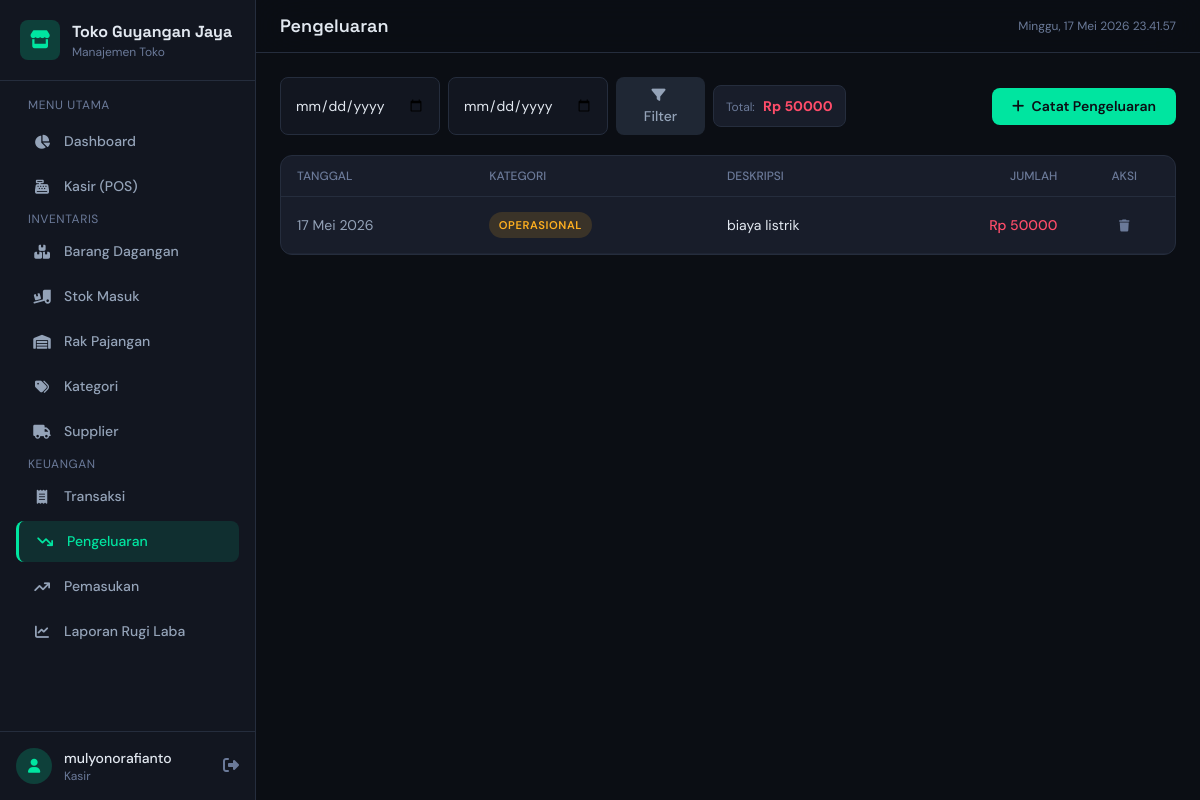
The app's page /expenses/ (signed in) with its own data.
### store/models.py (models this page shows, shortened)
class Expense(models.Model):
    CATEGORY_CHOICES = [
        ('operasional', 'Operasional'),
        ('gaji', 'Gaji Karyawan'),
        ('sewa', 'Sewa Tempat'),
        ('listrik', 'Listrik & Air'),
        ('transport', 'Transportasi'),
        ('perawatan', 'Perawatan'),
        ('lainnya', 'Lainnya'),
    ]
    date = models.DateField('Tanggal')
    category = models.CharField('Kategori', max_length=50, choices=CATEGORY_CHOICES, default='operasional')
    description = models.CharField('Deskripsi', max_length=300)
    amount = models.DecimalField('Jumlah', max_digits=15, decimal_places=2)
    created_by = models.ForeignKey(User, on_delete=models.SET_NULL, null=True)
    created_at = models.DateTimeField(auto_now_add=True)
    class Meta:
        verbose_name = 'Pengeluaran'
        verbose_name_plural = 'Pengeluaran'
        ordering = ['-date']

### store/views.py (the view)
# urls.py: path('expenses/', views.expense_list, name='expense_list'),
@login_required
def expense_list(request):
    expenses = Expense.objects.all()
    date_from = request.GET.get('date_from')
    date_to = request.GET.get('date_to')
    if date_from:
        expenses = expenses.filter(date__gte=date_from)
    if date_to:
        expenses = expenses.filter(date__lte=date_to)
    total = expenses.aggregate(total=Coalesce(Sum('amount'), 0, output_field=DecimalField()))['total']
    return render(request, 'store/expense_list.html', {'expenses': expenses, 'total': total})

### store/templates/store/expense_list.html (shortened to what this page needs)
{% extends 'store/base.html' %}
{% block nav_expenses %}active{% endblock %}
{% block page_title %}Pengeluaran{% endblock %}
{% block content %}
<div class="flex flex-col sm:flex-row gap-3 mb-5 items-start sm:items-center justify-between">
    <div class="flex flex-wrap gap-2 items-center">
        <form method="get" class="flex gap-2">
            <input type="date" name="date_from" class="form-input max-w-[160px]" value="{{ request.GET.date_from|default:'' }}">
            <input type="date" name="date_to" class="form-input max-w-[160px]" value="{{ request.GET.date_to|default:'' }}">
            <button type="submit" class="btn-secondary"><i class="fas fa-filter mr-1"></i> Filter</button>
        </form>
        <div class="bg-card border border-border rounded-lg px-3 py-2">
            <span class="text-xs text-muted">Total:</span>
            <span class="text-sm font-bold text-danger ml-1">Rp {{ total|floatformat:0 }}</span>
        </div>
    </div>
    <a href="{% url 'store:expense_create' %}" class="btn-primary whitespace-nowrap"><i class="fas fa-plus mr-1"></i> Catat Pengeluaran</a>
</div>
<div class="bg-card border border-border rounded-xl overflow-hidden">
    <div class="overflow-x-auto">
        <table class="w-full text-sm">
            <thead>
                <tr class="border-b border-border text-left">
                    <th class="px-4 py-3 text-muted font-medium text-xs uppercase">Tanggal</th>
                    <th class="px-4 py-3 text-muted font-medium text-xs uppercase">Kategori</th>
                    <th class="px-4 py-3 text-muted font-medium text-xs uppercase">Deskripsi</th>
                    <th class="px-4 py-3 text-muted font-medium text-xs uppercase text-right">Jumlah</th>
                    <th class="px-4 py-3 text-muted font-medium text-xs uppercase text-center">Aksi</th>
                </tr>
            </thead>
            <tbody>
                {% for expense in expenses %}
                <tr class="table-row border-b border-border/50">
                    <td class="px-4 py-3 text-fgDim">{{ expense.date|date:"d M Y" }}</td>
                    <td class="px-4 py-3"><span class="badge badge-warning">{{ expense.get_category_display }}</span></td>
                    <td class="px-4 py-3 text-fg">{{ expense.description }}</td>
                    <td class="px-4 py-3 text-right text-danger font-medium">Rp {{ expense.amount|floatformat:0 }}</td>
                    <td class="px-4 py-3 text-center">
                        <form method="post" action="{% url 'store:expense_delete' expense.pk %}" onsubmit="return confirm('Hapus pengeluaran ini?')">
                            <button type="submit" class="p-1.5 rounded hover:bg-danger/10 text-muted hover:text-danger">
                                <i class="fas fa-trash text-xs"></i>
                            </button>
                        </form>
                    </td>
                </tr>
                {% empty %}
                <tr>
                    <td colspan="5" class="px-4 py-12 text-center text-muted">
                        <i class="fas fa-arrow-trend-down text-3xl mb-3 block"></i>Belum ada data pengeluaran
                    </td>
                </tr>
                {% endfor %}
            </tbody>
        </table>
    </div>
</div>
{% endblock %}

### store/templates/store/base.html (shortened to what this page needs)
{% load static %}
<!DOCTYPE html>
<html lang="id">
<head>
    <script src="https://cdn.tailwindcss.com"></script>
    <link rel="stylesheet" href="https://cdnjs.cloudflare.com/ajax/libs/font-awesome/6.5.0/css/all.min.css">
</head>
<body class="min-h-screen">
    <aside class="sidebar fixed left-0 top-0 h-full w-64 bg-surface border-r border-border flex flex-col z-50 lg:translate-x-0" id="sidebar">
        <div class="p-5 border-b border-border">
            <div class="flex items-center gap-3">
                <div class="w-10 h-10 rounded-lg bg-accent/20 flex items-center justify-center">
                    <i class="fas fa-store text-accent text-lg"></i>
                </div>
                <div>
                    <h1 class="text-base font-display font-bold text-fg">Toko Guyangan Jaya</h1>
                    <p class="text-xs text-muted">Manajemen Toko</p>
                </div>
            </div>
        </div>
        <nav class="flex-1 overflow-y-auto p-4 space-y-1">
            <p class="text-xs text-muted uppercase tracking-wider mb-2 px-3">Menu Utama</p>
            <a href="{% url 'store:dashboard' %}" class="sidebar-link {% block nav_dashboard %}{% endblock %}">
                <i class="fas fa-chart-pie"></i> Dashboard
            </a>
            <a href="{% url 'store:pos' %}" class="sidebar-link {% block nav_pos %}{% endblock %}">
                <i class="fas fa-cash-register"></i> Kasir (POS)
            </a>
            <p class="text-xs text-muted uppercase tracking-wider mt-5 mb-2 px-3">Inventaris</p>
            <a href="{% url 'store:product_list' %}" class="sidebar-link {% block nav_products %}{% endblock %}">
                <i class="fas fa-boxes-stacked"></i> Barang Dagangan
            </a>
            <a href="{% url 'store:stockin_list' %}" class="sidebar-link {% block nav_stockin %}{% endblock %}">
                <i class="fas fa-truck-ramp-box"></i> Stok Masuk
            </a>
            <a href="{% url 'store:shelf_list' %}" class="sidebar-link {% block nav_shelves %}{% endblock %}">
                <i class="fas fa-warehouse"></i> Rak Pajangan
            </a>
            <a href="{% url 'store:category_list' %}" class="sidebar-link {% block nav_categories %}{% endblock %}">
                <i class="fas fa-tags"></i> Kategori
            </a>
            <a href="{% url 'store:supplier_list' %}" class="sidebar-link {% block nav_suppliers %}{% endblock %}">
                <i class="fas fa-truck"></i> Supplier
            </a>
            <p class="text-xs text-muted uppercase tracking-wider mt-5 mb-2 px-3">Keuangan</p>
            <a href="{% url 'store:transaction_list' %}" class="sidebar-link {% block nav_transactions %}{% endblock %}">
                <i class="fas fa-receipt"></i> Transaksi
            </a>
            <a href="{% url 'store:expense_list' %}" class="sidebar-link {% block nav_expenses %}{% endblock %}">
                <i class="fas fa-arrow-trend-down"></i> Pengeluaran
            </a>
            <a href="{% url 'store:income_list' %}" class="sidebar-link {% block nav_incomes %}{% endblock %}">
                <i class="fas fa-arrow-trend-up"></i> Pemasukan
            </a>
            <a href="{% url 'store:report' %}" class="sidebar-link {% block nav_reports %}{% endblock %}">
                <i class="fas fa-chart-line"></i> Laporan Rugi Laba
            </a>
        </nav>
        <div class="p-4 border-t border-border">
            <div class="flex items-center gap-3">
                <div class="w-9 h-9 rounded-full bg-accent/20 flex items-center justify-center">
                    <i class="fas fa-user text-accent text-sm"></i>
                </div>
                <div class="flex-1 min-w-0">
                    <p class="text-sm font-medium text-fg truncate">{{ request.user.username }}</p>
                    <p class="text-xs text-muted">Kasir</p>
                </div>
                <form method="post" action="{% url 'logout' %}" class="inline">
                    <button type="submit" class="text-muted hover:text-danger transition-colors cursor-pointer" title="Keluar">
                        <i class="fas fa-right-from-bracket"></i>
                    </button>
                </form>
            </div>
        </div>
    </aside>
    <main class="lg:ml-64 min-h-screen">
        <header class="sticky top-0 z-30 bg-bg/80 backdrop-blur-xl border-b border-border px-4 lg:px-6 py-3">
            <div class="flex items-center justify-between">
                <div class="flex items-center gap-3">
                    <h2 class="text-lg font-display font-semibold text-fg">{% block page_title %}{% endblock %}</h2>
                </div>
                <div class="flex items-center gap-3">
                    <span class="text-xs text-muted" id="currentTime"></span>
                </div>
            </div>
        </header>
        <div class="p-4 lg:p-6 animate-fade-in">
            {% block content %}{% endblock %}
        </div>
    </main>
</body>
</html>

### store/templates/store/base.html (style rules this page uses)
* { box-sizing: border-box; }
body { font-family: 'DM Sans', sans-serif; background: #0B0E14; color: #E2E8F0; }
h1, h2, h3, h4, h5, h6 { font-family: 'Space Grotesk', sans-serif; }
.form-input { width: 100%; padding: 0.625rem 0.875rem; background: #121620; border: 1px solid #252D3D; border-radius: 0.5rem; color: #E2E8F0; font-size: 0.875rem; transition: all 0.2s; }
.form-input::placeholder { color: #6B7A99; }
.sidebar-link { display: flex; align-items: center; gap: 0.75rem; padding: 0.625rem 1rem; border-radius: 0.5rem; color: #94A3B8; transition: all 0.2s; font-size: 0.875rem; font-weight: 500; }
.sidebar-link.active { background: rgba(0,229,160,0.12); color: #00E5A0; border-left: 3px solid #00E5A0; }
.sidebar-link i { width: 20px; text-align: center; }
.table-row { transition: background 0.15s; }
.btn-primary { background: #00E5A0; color: #0B0E14; font-weight: 600; padding: 0.5rem 1.25rem; border-radius: 0.5rem; transition: all 0.2s; font-size: 0.875rem; }
.btn-secondary { background: rgba(37,45,61,0.8); color: #94A3B8; font-weight: 500; padding: 0.5rem 1.25rem; border-radius: 0.5rem; transition: all 0.2s; font-size: 0.875rem; }
.badge { display: inline-flex; align-items: center; padding: 0.2rem 0.6rem; border-radius: 9999px; font-size: 0.7rem; font-weight: 600; text-transform: uppercase; letter-spacing: 0.05em; }
.badge-warning { background: rgba(255,176,32,0.15); color: #FFB020; }
.animate-fade-in { animation: fadeIn 0.4s ease-out; }

### records on screen
Expense: date "17 Mei 2026", category "OPERASIONAL", description "biaya listrik", amount "50000"

### other values on screen
{{ request.user.username }} "mulyonorafianto"
{{ total|floatformat:0 }} "50000"
